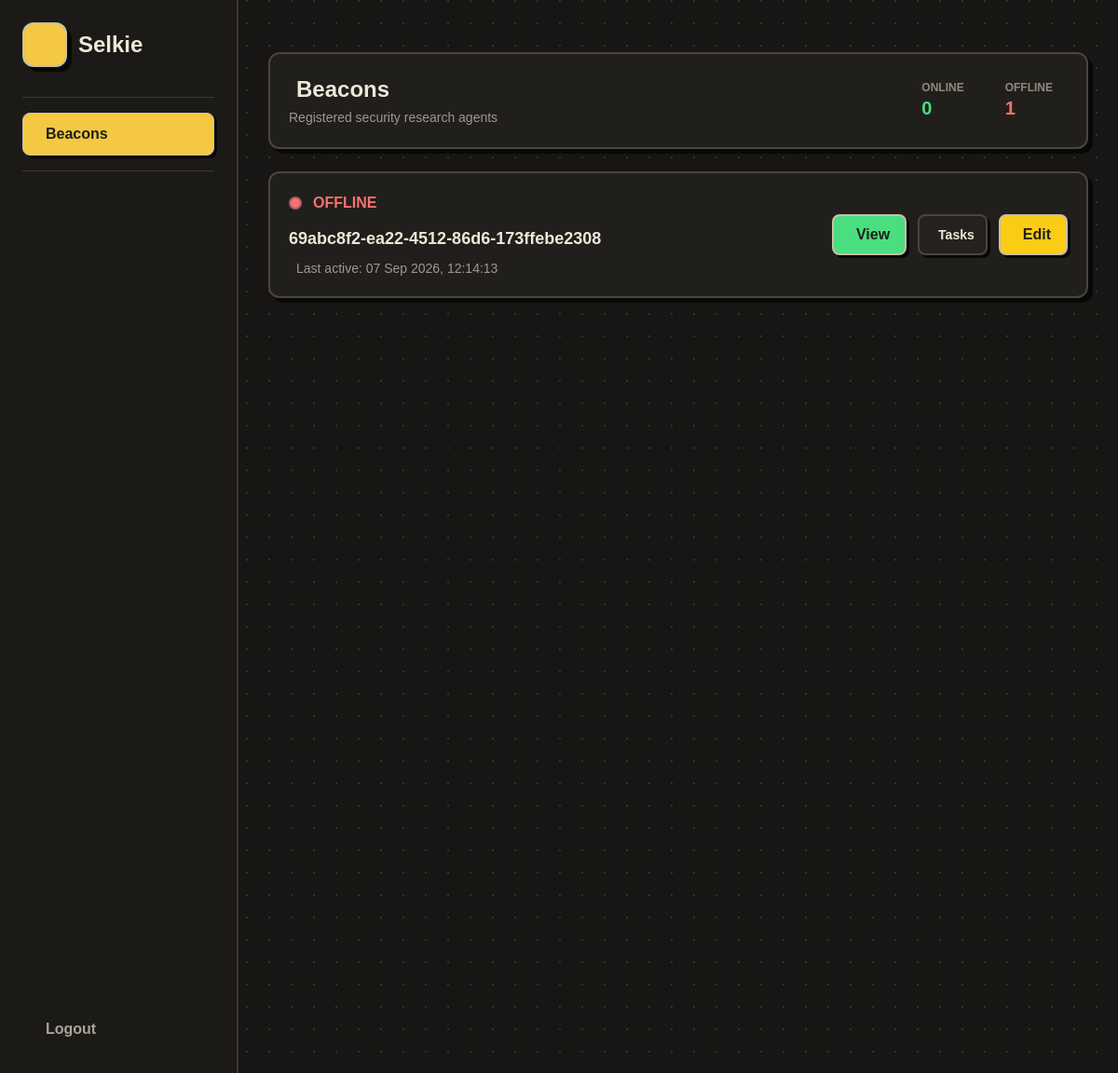
The page /dashboard/beacons on the database its author committed.
### db_manager.py (models this page shows)
class Base(DeclarativeBase):
    pass

class Beacon(Base):
    __tablename__ = "beacons"
    id: Mapped[str] = mapped_column(String, primary_key=True)
    public_key: Mapped[str] = mapped_column(String)
    system_info: Mapped[str] = mapped_column(JSON)
    registered_at: Mapped[datetime] = mapped_column(DateTime)
    last_active: Mapped[datetime] = mapped_column(DateTime)
    status: Mapped[str] = mapped_column(String, default="offline")

### dashboard.py (the view)
@dashboard.route("/beacons")
def beacons():
    with get_session() as session:
        beacons = (
            session.query(Beacon)
            .order_by(Beacon.status.desc(), Beacon.last_active.desc())
            .all()
        )
    return render_template("beacons.html", beacons=beacons)

### db_manager.py (called while the page is built)
def get_session():
    return Session(engine)

### templates/beacons.html (shortened to what this page needs)
{% extends "base.html" %}
{% block content %}
<div class="min-h-screen w-full pb-8">
    <main class="min-w-0">
        <section class="retro-card rounded-xl p-5 mb-6">
            <div class="flex flex-col md:flex-row
                                md:items-center md:justify-between
                                gap-5">
                <div>
                    <h2 class="text-2xl font-black
                                       flex items-center gap-2">
                        Beacons
                    </h2>
                    <p class="text-sm text-[#9d988d] mt-1">
                        Registered security research agents
                    </p>
                </div>
                <div class="flex gap-3">
                    <div class="stat rounded-lg px-4 py-2">
                        <div class="text-xs font-bold
                                            uppercase text-[#8f897e]">
                            Online
                        </div>
                        <div class="text-xl font-black
                                            text-green-400">
                            {{ beacons
                            | selectattr("status", "equalto", "online")
                            | list
                            | length }}
                        </div>
                    </div>
                    <div class="stat rounded-lg px-4 py-2">
                        <div class="text-xs font-bold
                                            uppercase text-[#8f897e]">
                            Offline
                        </div>
                        <div class="text-xl font-black
                                            text-red-400">
                            {{ beacons
                            | selectattr("status", "equalto", "offline")
                            | list
                            | length }}
                        </div>
                    </div>
                </div>
            </div>
        </section>
        <div id="beacon-list" hx-get="{{ url_for('dashboard.beacon_status') }}" hx-trigger="every 5s"
            hx-swap="innerHTML">
            {% include "partials/beacon_list.html" %}
        </div>
    </main>
</div>
{% endblock %}

### templates/partials/beacon_list.html (shortened to what this page needs)
<div class="space-y-4">
    {% for beacon in beacons %}
    <div class="retro-card rounded-xl p-5
                transition duration-100
                hover:bg-[#28251f]">
        <div class="flex flex-col md:flex-row
                    md:items-center md:justify-between
                    gap-5">
            <div class="min-w-0">
                <div class="flex items-center gap-3 mb-3">
                    {% if beacon.status == "online" %}
                    <span class="w-3.5 h-3.5 rounded-full
                                   bg-green-400 border-2 border-[#6fa879]"></span>
                    <span class="font-black text-green-400">
                        ONLINE
                    </span>
                    {% else %}
                    <span class="w-3.5 h-3.5 rounded-full
                                   bg-red-400 border-2 border-[#a85f5f]"></span>
                    <span class="font-black text-red-400">
                        OFFLINE
                    </span>
                    {% endif %}
                </div>
                <div class="font-black text-lg
                           text-[#eee7d8]
                           break-all">
                    {{ beacon.id }}
                </div>
                <div class="mt-2 text-sm text-[#9d988d]
                           flex items-center gap-2">
                    <span>
                        {% if beacon.last_active %}
                        Last active:
                        {{ beacon.last_active.strftime("%d %b %Y, %H:%M:%S") }}
                        {% else %}
                        Last active: Never
                        {% endif %}
                    </span>
                </div>
            </div>
            <div class="flex gap-3 shrink-0">
                <a href="{{ url_for('dashboard.beacon_details', beacon_id=beacon.id) }}" class="retro-btn bg-green-400
                           rounded-lg px-4 py-2
                           font-bold
                           flex items-center gap-2">
                    View
                </a>
                <a href="{{ url_for('task.view_tasks', beacon_id=beacon.id) }}" class="secondary-btn rounded-lg px-3 py-2
           flex items-center justify-center gap-2
           text-sm font-bold">
                    Tasks
                </a>
                <a href="{{ url_for('dashboard.edit_beacon', beacon_id=beacon.id) }}" class="retro-btn bg-yellow-400
                           rounded-lg px-4 py-2
                           font-bold
                           flex items-center gap-2">
                    Edit
                </a>
            </div>
        </div>
    </div>
    {% endfor %}
</div>

### templates/base.html (style rules this page uses)
body { background: #171614; background-image: radial-gradient(circle at 1px 1px, #353129 1px, transparent 0); background-size: 24px 24px; font-family: "Trebuchet MS", sans-serif; color: #eee7d8; }
.retro-card { background: #211f1b; border: 2px solid #4b463c; box-shadow: 5px 5px 0 #080808; }
.retro-btn { background: #f4c842; color: #201f1b; border: 2px solid #c9bfa9; box-shadow: 3px 3px 0 #080808; transition: .12s; }
.secondary-btn { background: #24221e; color: #eee7d8; border: 2px solid #4b463c; box-shadow: 3px 3px 0 #080808; transition: .12s; }

### rows shown on the page
Beacon: status "offline" (drawn), id "69abc8f2-ea22-4512-86d6-173ffebe2308", last_active "07 Sep 2026, 12:14:13"
